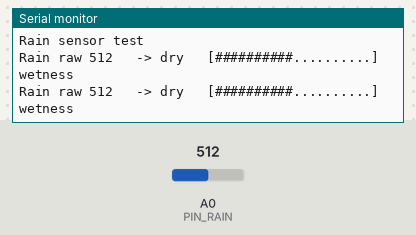
A sketch run on a simulated Arduino Uno, built with avr-gcc and run on an emulated ATmega328P. Parts: the last lines printed to the serial monitor. The inputs (shaded band) are chosen by the test bench; at power-on: A0 (PIN_RAIN) = 512.

Above: at 1.8 s.
1.9 s: A0 (PIN_RAIN) set to 716
At 2.8 s:
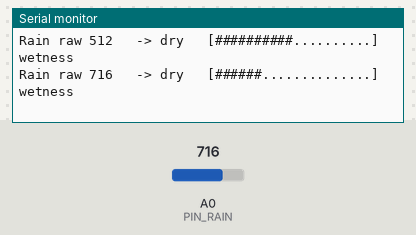
4.5 s: A0 (PIN_RAIN) set to 900
At 5.6 s:
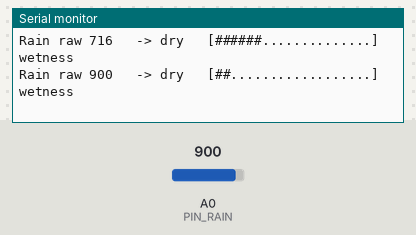
7.5 s: A0 (PIN_RAIN) set to 1023
At 8.8 s:
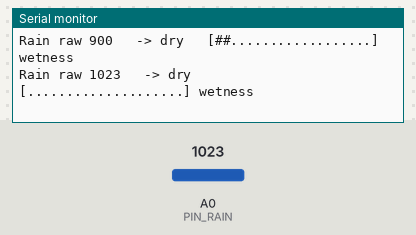
10.5 s: A0 (PIN_RAIN) set to 306
At 11.5 s:
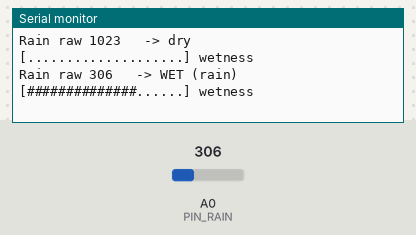
13.5 s: A0 (PIN_RAIN) set to 122
At 14.8 s:
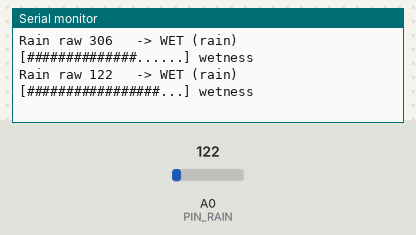
16.5 s: A0 (PIN_RAIN) set to 10
At 17.5 s:
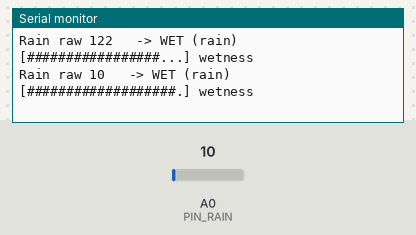

The sketch:

t04_rain.ino
```cpp
// TEST 4: Rain sensor plate and module
// Wiring: plate -> module (2 wires), module VCC 5V, GND, AO -> A0.
// Serial Monitor 9600 baud. Prints the raw value (0 to 1023) every second.
// Expect: dry plate about 900 to 1023. Drip water on it: the value falls, often below 500.
// Calibrate: note the dry value and the value with a few drops; set WET_BELOW halfway between.
// Copy that number into RAIN_WET_BELOW in field_node.ino.

const uint8_t PIN_RAIN = A0;
const int WET_BELOW = 500;

void setup() {
  Serial.begin(9600);
  Serial.println(F("Rain sensor test"));
}

void loop() {
  int v = analogRead(PIN_RAIN);
  Serial.print(F("Rain raw ")); Serial.print(v);
  Serial.print(F("   -> ")); Serial.print(v < WET_BELOW ? F("WET (rain)") : F("dry"));
  Serial.print(F("   ["));
  for (int i = 0; i < 20; ++i) Serial.print(i < (1023 - v) / 51 ? '#' : '.');
  Serial.println(F("] wetness"));
  delay(1000);
}
```

Measured:
- after the input at 1.9 s, the serial monitor: prints a new line after 0.11 s (image 1)
- after the input at 4.5 s, the serial monitor: prints a new line after 0.51 s (image 2)
- after the input at 7.5 s, the serial monitor: prints a new line after 0.51 s (image 3)
- after the input at 10.5 s, the serial monitor: prints a new line after 0.52 s (image 4)
- after the input at 13.5 s, the serial monitor: prints a new line after 0.52 s (image 5)
- after the input at 16.5 s, the serial monitor: prints a new line after 0.52 s (image 6)
